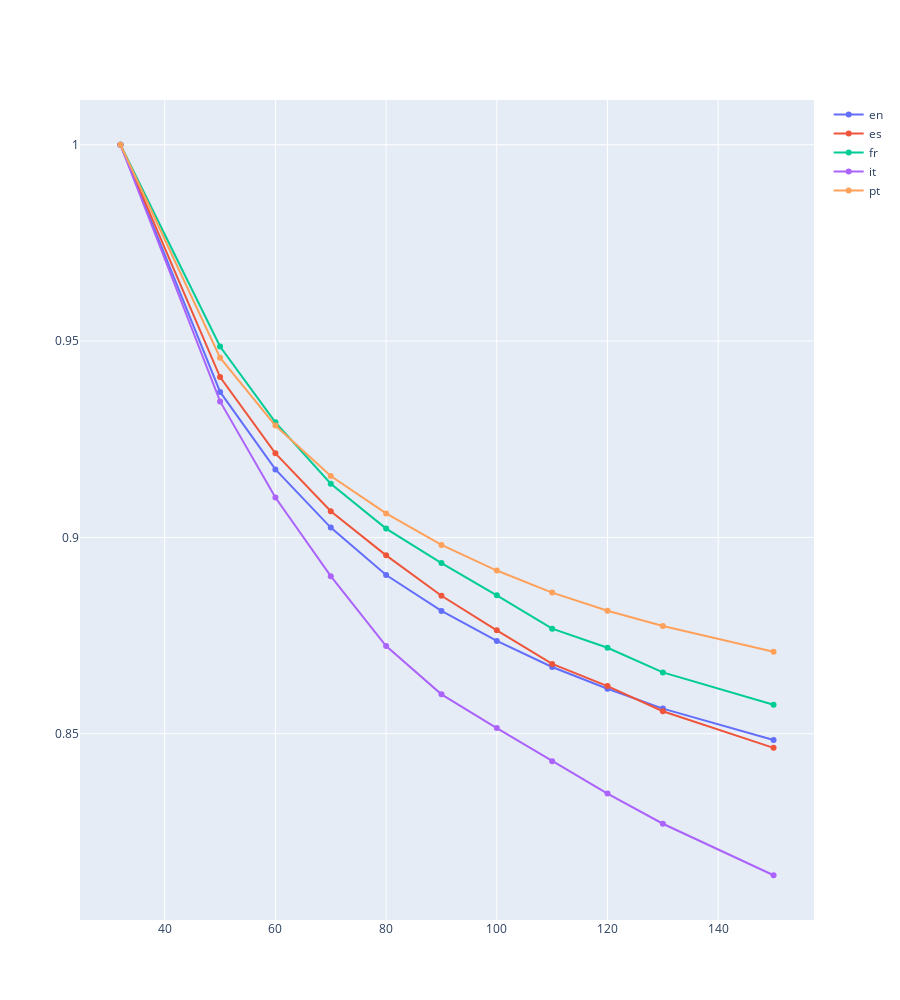

Here is the notebook cell this chart was saved with:
### Code cell
num_tokenizers = len(tokenizers)

import plotly.graph_objects as go

fig = go.Figure()

for i in range(0, len(pt_lang), num_tokenizers):
    indexes = [ind[1] for ind in pt_lang.iloc[i:i + num_tokenizers].index]
    bases = [ind[0] for ind in pt_lang.iloc[i:i + num_tokenizers].index]
    fig.add_trace(
        go.Scatter(
            x = indexes,
            y = pt_lang.iloc[i:i + num_tokenizers][100].values,
            name = bases[0],
        )
    )
fig.update_layout(
    height=1000
)
fig.show()

### Figure 1 — Plotly figure (JSON) as saved in the notebook; plotly's stock layout.template omitted (floating-point values rounded to 4 significant figures)
{"data": [{"name": "en", "type": "scatter", "x": [32, 50, 60, 70, 80, 90, 100, 110, 120, 130, 150], "y": [1, 0.9371, 0.9173, 0.9025, 0.8904, 0.8813, 0.8737, 0.867, 0.8615, 0.8564, 0.8484]}, {"name": "es", "type": "scatter", "x": [32, 50, 60, 70, 80, 90, 100, 110, 120, 130, 150], "y": [1, 0.9409, 0.9214, 0.9067, 0.8954, 0.8851, 0.8763, 0.8678, 0.8621, 0.8557, 0.8464]}, {"name": "fr", "type": "scatter", "x": [32, 50, 60, 70, 80, 90, 100, 110, 120, 130, 150], "y": [1, 0.9486, 0.9293, 0.9137, 0.9023, 0.8935, 0.8853, 0.8768, 0.8719, 0.8656, 0.8574]}, {"name": "it", "type": "scatter", "x": [32, 50, 60, 70, 80, 90, 100, 110, 120, 130, 150], "y": [1, 0.9346, 0.9102, 0.8901, 0.8723, 0.86, 0.8515, 0.843, 0.8348, 0.8271, 0.814]}, {"name": "pt", "type": "scatter", "x": [32, 50, 60, 70, 80, 90, 100, 110, 120, 130, 150], "y": [1, 0.9458, 0.9285, 0.9156, 0.9061, 0.8981, 0.8916, 0.886, 0.8813, 0.8774, 0.8709]}], "layout": {"height": 1000}}
